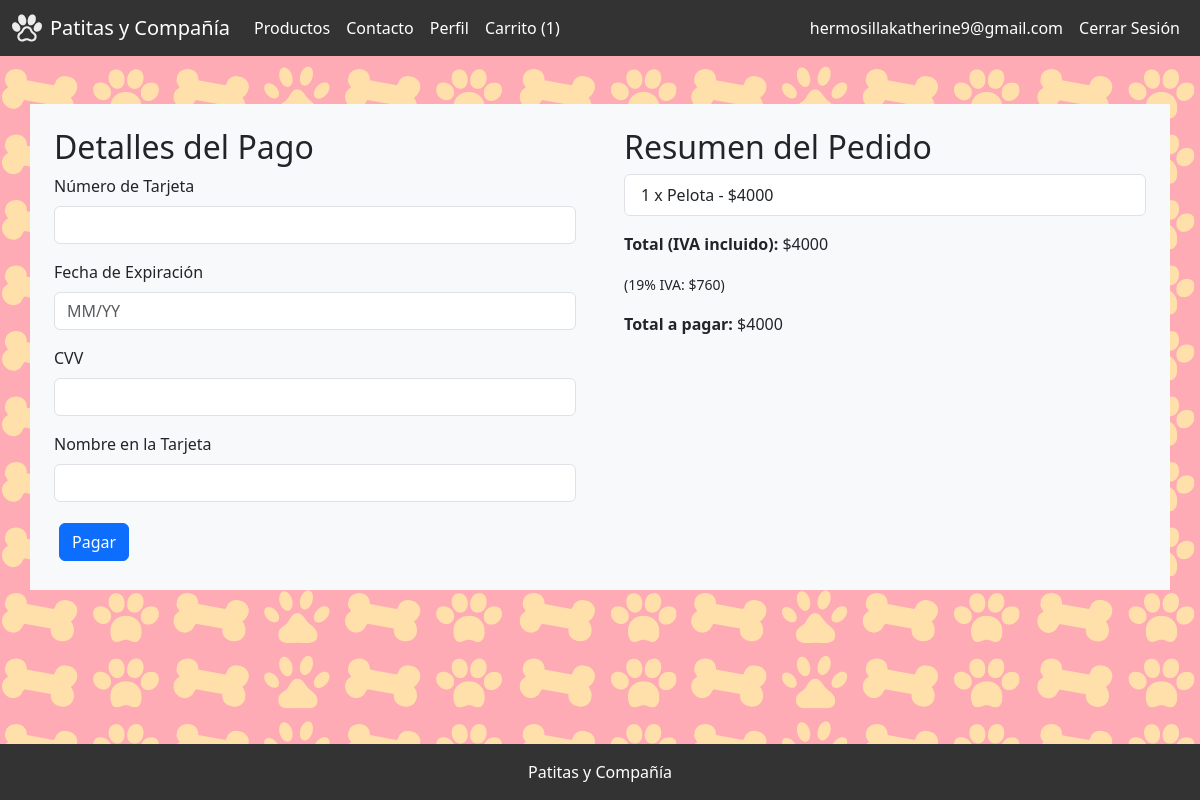
/checkout/ (signed in), run on the app's committed database.
### patitasYCompania/models.py (models this page shows, shortened)
class CartItem(models.Model):
    user = models.ForeignKey(User, on_delete=models.CASCADE)
    producto = models.ForeignKey(Producto, on_delete=models.CASCADE)
    quantity = models.PositiveIntegerField(default=1)

class Producto(models.Model):
    nombre = models.CharField(max_length=100)
    precio = models.DecimalField(max_digits=10, decimal_places=0)
    descripcion = models.TextField()
    foto = models.ImageField(upload_to='productos/')

### patitasYCompania/views.py (the view, shortened to what this page needs)
# urls.py: path('checkout/', views.checkout, name='checkout'),
@login_required
def checkout(request):
    cart_items = CartItem.objects.filter(user=request.user)
    subtotal = sum(Decimal(item.producto.precio) * item.quantity for item in cart_items)
    iva = subtotal * Decimal('0.19')
    total_iva = subtotal
    if not request.user.profile.has_purchased:
        descuento = total_iva * Decimal('0.30')
        total_con_descuento = total_iva - descuento
    else:
        descuento = Decimal('0')
        total_con_descuento = total_iva
    subtotal = str(int(subtotal))
    iva = str(int(iva))
    total_iva = str(int(total_iva))
    total_con_descuento = str(int(total_con_descuento))
    descuento = str(int(descuento))
    return render(request, 'patitasYCompania/checkout.html', {
        'cart_items': cart_items,
        'subtotal': subtotal,
        'total_iva': total_iva,
        'iva': iva,
        'descuento': descuento,
        'total_con_descuento': total_con_descuento,
    })

### patitasYCompania/templates/patitasycompania/checkout.html (shortened to what this page needs)
{% extends 'patitasYCompania/base.html' %}
{% block content %}
<div class="container mt-5">
  <div class="row">
    <div class="col-md-6 bg-light p-4">
      <h2>Detalles del Pago</h2>
      <form method="post">
        <div class="mb-3">
          <label for="card_number" class="form-label">Número de Tarjeta</label>
          <input type="text" class="form-control" id="card_number" name="card_number" required />
        </div>
        <div class="mb-3">
          <label for="expiry_date" class="form-label">Fecha de Expiración</label>
          <input type="text" class="form-control" id="expiry_date" name="expiry_date" placeholder="MM/YY" required />
        </div>
        <div class="mb-3">
          <label for="cvv" class="form-label">CVV</label>
          <input type="text" class="form-control" id="cvv" name="cvv" required />
        </div>
        <div class="mb-3">
          <label for="name_on_card" class="form-label">Nombre en la Tarjeta</label>
          <input type="text" class="form-control" id="name_on_card" name="name_on_card" required />
        </div>
        <button type="submit" class="btn btn-primary">Pagar</button>
      </form>
    </div>
    <div class="col-md-6 bg-light p-4">
      <h2>Resumen del Pedido</h2>
      <ul class="list-group">
        {% for item in cart_items %}
        <li class="list-group-item">
          {{ item.quantity }} x {{ item.producto.nombre }} - ${{ item.producto.precio }}
        </li>
        {% endfor %}
      </ul>
      <div class="mt-3">
        <p><strong>Total (IVA incluido):</strong> ${{ subtotal }}</p>
        <p><small>(19% IVA: ${{ iva }})</small></p>
        <p><strong>Total a pagar:</strong> ${{ total_con_descuento }}</p>
      </div>
    </div>
  </div>
</div>
{% endblock %}

### patitasYCompania/templates/patitasycompania/navbar.html (shortened to what this page needs)
{% load static %}
<nav class="navbar navbar-expand-lg">
    <div class="container-fluid">
        <a class="navbar-brand d-flex align-items-center" href="{% url 'index' %}">
            <img src="{% static 'img/logo.svg' %}" alt="Logo" width="30" height="30" class="d-inline-block align-text-top me-2">
            <span style="color: #fff;">Patitas y Compañía</span>
        </a>
        <div class="collapse navbar-collapse" id="navbarNav">
            <ul class="navbar-nav me-auto mb-2 mb-lg-0">
                <li class="nav-item">
                    <a class="nav-link" href="{% url 'product_list' %}">Productos</a>
                </li>
                <li class="nav-item">
                    <a class="nav-link" href="{% url 'contact' %}">Contacto</a>
                </li>
                {% if user.is_authenticated %}
                    <li class="nav-item">
                        <a class="nav-link" href="{% url 'user_profile' %}">Perfil</a>
                    </li>
                    <li class="nav-item">
                        <a class="nav-link" href="{% url 'cart' %}">
                            Carrito
                            {% if user.is_authenticated %}
                                ({{ request.user.cartitem_set.count }})
                            {% endif %}
                        </a>
                    </li>
                {% endif %}
            </ul>
            <ul class="navbar-nav">
                {% if user.is_authenticated %}
                    <li class="nav-item">
                        <a class="nav-link" href="{% url 'user_profile' %}">{{ user.email }}</a>
                    </li>
                    <li class="nav-item">
                        <a class="nav-link" href="{% url 'logout' %}">Cerrar Sesión</a>
                    </li>
                {% endif %}
            </ul>
        </div>
    </div>
</nav>

### patitasYCompania/static/css/style.css (style rules this page uses)
html, body { height: 100%; margin: 0; display: flex; flex-direction: column; }
body { font-family: Arial, sans-serif; background-image: url('../img/fondo_decoracion.png'); }
.navbar { background-color: #333; }
.navbar .nav-link { color: #fff; }
.btn { margin: 5px; }
.btn-primary { background-color: #007bff; border: none; padding: 10px 20px; font-size: 1.2em; border-radius: 25px; }
input { border-radius: 5px; padding: 10px; width: 100%; border: 1px solid #ccc; }

### data on the page
CartItem: quantity "1", producto.nombre "Pelota", producto.precio "4000"

### other printed values
{{ request.user.cartitem_set.count }} "1"
{{ user.email }} "hermosillakatherine9@gmail.com"
{{ subtotal }} "4000"
{{ iva }} "760"
{{ total_con_descuento }} "4000"
